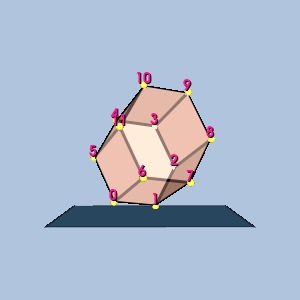

Python code for this plot:
#!/usr/bin/env python

# Render a single hexagonal prism linear cell with vertex-ordering labels,
# gold sphere glyphs at the vertices, and a translucent plinth.

# Factory overrides: importing these modules registers the OpenGL rendering
# and interaction style implementations for vtkRenderingCore factory classes.
import vtkmodules.vtkInteractionStyle  # noqa: F401
import vtkmodules.vtkRenderingOpenGL2  # noqa: F401
# VTK pipeline classes used in this example
from vtkmodules.vtkCommonCore import vtkPoints
from vtkmodules.vtkCommonDataModel import (
    vtkHexagonalPrism,
    vtkUnstructuredGrid,
)
from vtkmodules.vtkCommonTransforms import vtkTransform
from vtkmodules.vtkFiltersGeneral import vtkTransformFilter
from vtkmodules.vtkFiltersSources import (
    vtkCubeSource,
    vtkSphereSource,
)
from vtkmodules.vtkRenderingCore import (
    vtkActor,
    vtkActor2D,
    vtkDataSetMapper,
    vtkGlyph3DMapper,
    vtkPolyDataMapper,
    vtkProperty,
    vtkRenderWindow,
    vtkRenderWindowInteractor,
    vtkRenderer,
    vtkTextProperty,
)
from vtkmodules.vtkRenderingLabel import vtkLabeledDataMapper

# Colors (normalized RGB)
dark_salmon_rgb = (0.914, 0.588, 0.478)
seashell_rgb = (1.0, 0.961, 0.933)
gold_rgb = (1.0, 0.843, 0.0)
yellow_rgb = (1.0, 1.0, 0.0)
steel_blue_rgb = (0.275, 0.510, 0.706)
light_steel_blue_rgb = (0.690, 0.769, 0.871)
deep_pink_rgb = (1.0, 0.078, 0.576)
background_rgb = (0.690, 0.769, 0.871)

# Cell: Hexagonal Prism with explicitly placed points
cell = vtkHexagonalPrism()
scale = 4.0
cell.GetPoints().SetPoint(0, 11 / scale, 10 / scale, 10 / scale)
cell.GetPoints().SetPoint(1, 13 / scale, 10 / scale, 10 / scale)
cell.GetPoints().SetPoint(2, 14 / scale, 12 / scale, 10 / scale)
cell.GetPoints().SetPoint(3, 13 / scale, 14 / scale, 10 / scale)
cell.GetPoints().SetPoint(4, 11 / scale, 14 / scale, 10 / scale)
cell.GetPoints().SetPoint(5, 10 / scale, 12 / scale, 10 / scale)
cell.GetPoints().SetPoint(6, 11 / scale, 10 / scale, 14 / scale)
cell.GetPoints().SetPoint(7, 13 / scale, 10 / scale, 14 / scale)
cell.GetPoints().SetPoint(8, 14 / scale, 12 / scale, 14 / scale)
cell.GetPoints().SetPoint(9, 13 / scale, 14 / scale, 14 / scale)
cell.GetPoints().SetPoint(10, 11 / scale, 14 / scale, 14 / scale)
cell.GetPoints().SetPoint(11, 10 / scale, 12 / scale, 14 / scale)
for i in range(12):
    cell.GetPointIds().SetId(i, i)

# Unstructured grid
grid = vtkUnstructuredGrid()
grid.SetPoints(cell.GetPoints())
grid.InsertNextCell(cell.GetCellType(), cell.GetPointIds())

# 3D viewing rotation
rot = vtkTransform()
rot.RotateX(-20)
rot.RotateY(20)
rtf = vtkTransformFilter()
rtf.SetTransform(rot)
rtf.SetInputData(grid)
rtf.Update()
grid.SetPoints(rtf.GetOutput().GetPoints())

# Center the cell at the origin
bounds = grid.GetBounds()
pts = grid.GetPoints()
new_pts = vtkPoints()
new_pts.SetNumberOfPoints(pts.GetNumberOfPoints())
for i in range(pts.GetNumberOfPoints()):
    px, py, pz = pts.GetPoint(i)
    new_pts.SetPoint(i, px - (bounds[0] + bounds[1]) / 2.0,
                     py - (bounds[2] + bounds[3]) / 2.0,
                     pz - (bounds[4] + bounds[5]) / 2.0)
grid.SetPoints(new_pts)

# Cell surface property
cell_surface_property = vtkProperty()
cell_surface_property.SetAmbientColor(dark_salmon_rgb)
cell_surface_property.SetDiffuseColor(seashell_rgb)
cell_surface_property.SetSpecularColor(1.0, 1.0, 1.0)
cell_surface_property.SetSpecular(0.5)
cell_surface_property.SetDiffuse(0.7)
cell_surface_property.SetAmbient(0.5)
cell_surface_property.SetSpecularPower(20.0)
cell_surface_property.SetOpacity(0.9)
cell_surface_property.EdgeVisibilityOn()
cell_surface_property.SetLineWidth(3)

mapper = vtkDataSetMapper()
mapper.SetInputData(grid)
actor = vtkActor()
actor.SetMapper(mapper)
actor.SetProperty(cell_surface_property)

# Vertex labels
label_text_property = vtkTextProperty()
label_text_property.BoldOn()
label_text_property.ShadowOn()
label_text_property.SetJustificationToCentered()
label_text_property.SetColor(deep_pink_rgb)
label_text_property.SetFontSize(14)

label_mapper = vtkLabeledDataMapper()
label_mapper.SetInputData(grid)
label_mapper.SetLabelTextProperty(label_text_property)
label_actor = vtkActor2D()
label_actor.SetMapper(label_mapper)

# Vertex glyphs: gold spheres
sphere = vtkSphereSource()
sphere.SetPhiResolution(21)
sphere.SetThetaResolution(21)
sphere.SetRadius(0.04)

glyph_mapper = vtkGlyph3DMapper()
glyph_mapper.SetInputData(grid)
glyph_mapper.SetSourceConnection(sphere.GetOutputPort())
glyph_mapper.ScalingOn()
glyph_mapper.ScalarVisibilityOff()

point_glyph_property = vtkProperty()
point_glyph_property.SetAmbientColor(gold_rgb)
point_glyph_property.SetDiffuseColor(yellow_rgb)
point_glyph_property.SetSpecularColor(1.0, 1.0, 1.0)
point_glyph_property.SetSpecular(0.5)
point_glyph_property.SetDiffuse(0.7)
point_glyph_property.SetAmbient(0.5)
point_glyph_property.SetSpecularPower(20.0)
point_glyph_property.SetOpacity(1.0)

glyph_actor = vtkActor()
glyph_actor.SetMapper(glyph_mapper)
glyph_actor.SetProperty(point_glyph_property)

# Translucent plinth beneath the 3D cell
nb = grid.GetBounds()
nd = (nb[1] - nb[0], nb[3] - nb[2], nb[5] - nb[4])
thick = nd[2] * 0.01
plinth_source = vtkCubeSource()
plinth_source.SetCenter((nb[1] + nb[0]) / 2.0, nb[2] - thick / 2.0 - 0.05, (nb[5] + nb[4]) / 2.0)
plinth_source.SetXLength(nd[0] + nd[0] * 0.5)
plinth_source.SetYLength(thick)
plinth_source.SetZLength(nd[2] + nd[2] * 0.5)

plinth_property = vtkProperty()
plinth_property.SetAmbientColor(steel_blue_rgb)
plinth_property.SetDiffuseColor(light_steel_blue_rgb)
plinth_property.SetSpecularColor(1.0, 1.0, 1.0)
plinth_property.SetSpecular(0.5)
plinth_property.SetDiffuse(0.7)
plinth_property.SetAmbient(0.5)
plinth_property.SetSpecularPower(20.0)
plinth_property.SetOpacity(0.8)
plinth_property.EdgeVisibilityOn()
plinth_property.SetLineWidth(1)

plinth_mapper = vtkPolyDataMapper()
plinth_mapper.SetInputConnection(plinth_source.GetOutputPort())
plinth_actor = vtkActor()
plinth_actor.SetMapper(plinth_mapper)
plinth_actor.SetProperty(plinth_property)

# Renderer
renderer = vtkRenderer()
renderer.AddActor(actor)
renderer.AddActor(label_actor)
renderer.AddActor(glyph_actor)
renderer.AddActor(plinth_actor)
renderer.SetBackground(background_rgb)

# Window
render_window = vtkRenderWindow()
render_window.AddRenderer(renderer)
render_window.SetWindowName("linear cell hexagonal prism")
render_window.SetMultiSamples(0)
render_window.SetSize(300, 300)

# Interactor
render_window_interactor = vtkRenderWindowInteractor()
render_window_interactor.SetRenderWindow(render_window)

# Scene: configure the camera
renderer.ResetCamera()

render_window_interactor.Initialize()
render_window_interactor.Start()
